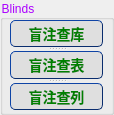
   <widget class="QGroupBox" name="groupBox_10">
    <property name="geometry">
     <rect>
      <x>758</x>
      <y>430</y>
      <width>114</width>
      <height>115</height>
     </rect>
    </property>
    <property name="styleSheet">
     <string notr="true">    /* 前景色 */  
    color:rgb(170, 0, 255)
</string>
    </property>
    <property name="title">
     <string>Blinds</string>
    </property>
    <widget class="QSplitter" name="splitter_7">
     <property name="geometry">
      <rect>
       <x>10</x>
       <y>20</y>
       <width>93</width>
       <height>90</height>
      </rect>
     </property>
     <property name="orientation">
      <enum>Qt::Vertical</enum>
     </property>
     <widget class="QPushButton" name="mangzhu_databases">
      <property name="styleSheet">
       <string notr="true">QPushButton
{  
    /* 前景色 */  
    color:green;  
 
    /* 背景色 */  
    background-color:rgb(223,223,223);  
 
    /* 边框风格 */  
    border-style:outset;  
 
    /* 边框宽度 */  
    border-width:0.5px;  
 
    /* 边框颜色 */  
    border-color:rgb(10,45,110);  
 
    /* 边框倒角 */  
    border-radius:5px;  
 
    /* 字体 */  
    font:bold 14px;  
  
 
    /* 内边距 */  
    padding:4px;  
} 
 
/* 鼠标按下时的效果 */ 
QPushButton#pushButton:pressed 
{  
    /* 改变背景色 */  
    background-color:rgb(40,85,20);  
 
    /* 改变边框风格 */  
    border-style:inset;  
 
    /* 使文字有一点移动 */  
    padding-left:6px;  
    padding-top:6px;  
}
 
/* 按钮样式 */ 
QPushButton:flat 
{  
    border:2px solid red;  
} 
 
/*鼠标悬浮时的效果*/
QPushButton:hover
{
    color:#0000ff;
    background-color:rgb(210, 205, 205); /*改变背景色*/
    border-style:inset;/*改变边框风格*/
    padding-left:8px;
    padding-top:8px;
}</string>
      </property>
      <property name="text">
       <string>盲注查库</string>
      </property>
     </widget>
     <widget class="QPushButton" name="mangzhu_tables">
      <property name="styleSheet">
       <string notr="true">QPushButton
{  
    /* 前景色 */  
    color:green;  
 
    /* 背景色 */  
    background-color:rgb(223,223,223);  
 
    /* 边框风格 */  
    border-style:outset;  
 
    /* 边框宽度 */  
    border-width:0.5px;  
 
    /* 边框颜色 */  
    border-color:rgb(10,45,110);  
 
    /* 边框倒角 */  
    border-radius:5px;  
 
    /* 字体 */  
    font:bold 14px;  
  
 
    /* 内边距 */  
    padding:4px;  
} 
 
/* 鼠标按下时的效果 */ 
QPushButton#pushButton:pressed 
{  
    /* 改变背景色 */  
    background-color:rgb(40,85,20);  
 
    /* 改变边框风格 */  
    border-style:inset;  
 
    /* 使文字有一点移动 */  
    padding-left:6px;  
    padding-top:6px;  
}
 
/* 按钮样式 */ 
QPushButton:flat 
{  
    border:2px solid red;  
} 
 
/*鼠标悬浮时的效果*/
QPushButton:hover
{
    color:#0000ff;
    background-color:rgb(210, 205, 205); /*改变背景色*/
    border-style:inset;/*改变边框风格*/
    padding-left:8px;
    padding-top:8px;
}</string>
      </property>
      <property name="text">
       <string>盲注查表</string>
      </property>
     </widget>
     <widget class="QPushButton" name="mangzhu_lumns">
      <property name="styleSheet">
       <string notr="true">QPushButton
{  
    /* 前景色 */  
    color:green;  
 
    /* 背景色 */  
    background-color:rgb(223,223,223);  
 
    /* 边框风格 */  
    border-style:outset;  
 
    /* 边框宽度 */  
    border-width:0.5px;  
 
    /* 边框颜色 */  
    border-color:rgb(10,45,110);  
 
    /* 边框倒角 */  
    border-radius:5px;  
 
    /* 字体 */  
    font:bold 14px;  
  
 
    /* 内边距 */  
    padding:4px;  
} 
 
/* 鼠标按下时的效果 */ 
QPushButton#pushButton:pressed 
{  
    /* 改变背景色 */  
    background-color:rgb(40,85,20);  
 
    /* 改变边框风格 */  
    border-style:inset;  
 
    /* 使文字有一点移动 */  
    padding-left:6px;  
    padding-top:6px;  
}
 
/* 按钮样式 */ 
QPushButton:flat 
{  
    border:2px solid red;  
} 
 
/*鼠标悬浮时的效果*/
QPushButton:hover
{
    color:#0000ff;
    background-color:rgb(210, 205, 205); /*改变背景色*/
    border-style:inset;/*改变边框风格*/
    padding-left:8px;
    padding-top:8px;
}</string>
      </property>
      <property name="text">
       <string>盲注查列</string>
      </property>
     </widget>
    </widget>
   </widget>
